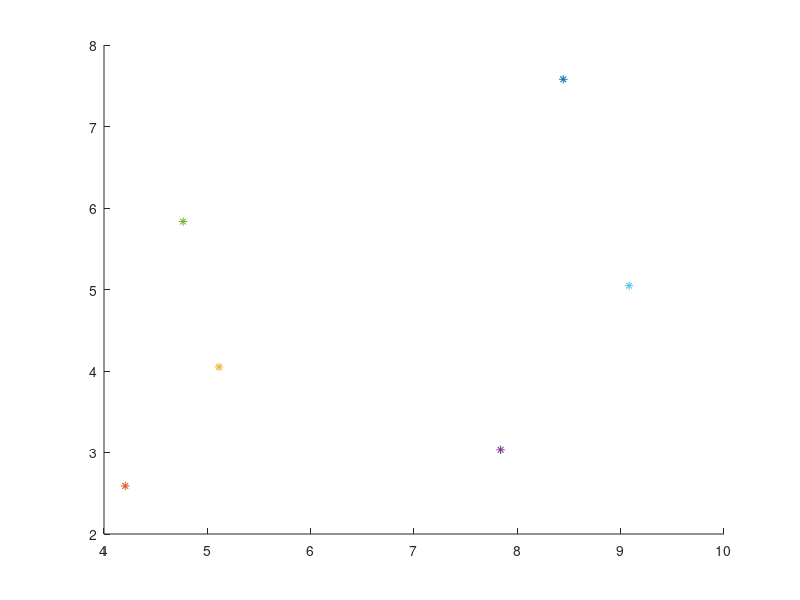

Reproduce this figure in MATLAB. (Note: this script raises an error after producing the figure.)
% This is like robot1, except we only use a Kalman filter.
% The goal is to study how the precision matrix changes.

seed = 0;
rand('state', seed);
randn('state', seed);

if 0
  T = 20;
  ctrl_signal = [repmat([1 0]', 1, T/4) repmat([0 1]', 1, T/4) ...
		 repmat([-1 0]', 1, T/4) repmat([0 -1]', 1, T/4)];
else
  T = 12;
  ctrl_signal = repmat([1 0]', 1, T);
end

nlandmarks = 6;
if 0
  true_landmark_pos = [1 1;
		    4 1;
		    4 4;
		    1 4]';
else
  true_landmark_pos = 10*rand(2,nlandmarks);
end
figure(1); clf
hold on
for i=1:nlandmarks
  %text(true_landmark_pos(1,i), true_landmark_pos(2,i), sprintf('L%d',i));
  plot(true_landmark_pos(1,i), true_landmark_pos(2,i), '*')
end
hold off

init_robot_pos = [0 0]';

true_robot_pos = zeros(2, T);
true_data_assoc = zeros(1, T);
true_rel_dist = zeros(2, T);
for t=1:T
  if t>1
    true_robot_pos(:,t) = true_robot_pos(:,t-1) + ctrl_signal(:,t);
  else
    true_robot_pos(:,t) = init_robot_pos + ctrl_signal(:,t);
  end
  %nn = argmin(dist2(true_robot_pos(:,t)', true_landmark_pos'));
  nn = wrap(t, nlandmarks); % observe 1, 2, 3, 4, 1, 2, ...
  true_data_assoc(t) = nn;
  true_rel_dist(:,t) = true_landmark_pos(:, nn) - true_robot_pos(:,t);
end

R = 1e-3*eye(2); % noise added to observation
Q = 1e-3*eye(2); % noise added to robot motion

% Create data set
obs_noise_seq = sample_gaussian([0 0]', R, T)';
obs_rel_pos = true_rel_dist + obs_noise_seq;
%obs_rel_pos = true_rel_dist;


%%%%%%%%%%%%%%%%%%%%%%%%%%%%%%%%%%%%
% Create params for inference

% X(t) = A X(t-1) + B U(t) + noise(Q)

% [L1]  = [1     ]  * [L1]       + [0]  * Ut  + [0   ]
% [L2]    [  1   ]    [L2]         [0]          [ 0  ]
% [R ]t   [     1]    [R ]t-1      [1]          [   Q]

% Y(t)|S(t)=s  = C(s) X(t) + noise(R)
% Yt|St=1 = [1 0 -1]  * [L1]  + R
%                       [L2]    
%                       [R ]    

% Create indices into block structure
bs = 2*ones(1, nlandmarks+1); % sizes of blocks in state space
robot_block =  block(nlandmarks+1, bs);
for i=1:nlandmarks
  landmark_block(:,i) = block(i, bs)';
end
Xsz = 2*(nlandmarks+1); % 2 values for each landmark plus robot
Ysz = 2; % observe relative location
Usz = 2; % input is (dx, dy)


% create block-diagonal trans matrix for each switch
A = zeros(Xsz, Xsz);
for i=1:nlandmarks
  bi = landmark_block(:,i);
  A(bi, bi) = eye(2);
end
bi = robot_block;
A(bi, bi) = eye(2);
A = repmat(A, [1 1 nlandmarks]); % same for all switch values

% create block-diagonal system cov


Qbig = zeros(Xsz, Xsz);
bi = robot_block;
Qbig(bi,bi) = Q; % only add noise to robot motion
Qbig = repmat(Qbig, [1 1 nlandmarks]);

% create input matrix
B = zeros(Xsz, Usz);
B(robot_block,:) = eye(2); % only add input to robot position
B = repmat(B, [1 1 nlandmarks]);

% create observation matrix for each value of the switch node
% C(:,:,i) = (0 ... I ... -I) where the I is in the i'th posn.
% This computes L(i) - R
C = zeros(Ysz, Xsz, nlandmarks);
for i=1:nlandmarks
  C(:, landmark_block(:,i), i) = eye(2); 
  C(:, robot_block, i) = -eye(2);
end

% create observation cov for each value of the switch node
Rbig = repmat(R, [1 1 nlandmarks]);

% initial conditions
init_x = zeros(Xsz, 1);
init_v = zeros(Xsz, Xsz);
bi = robot_block;
init_x(bi) = init_robot_pos;
init_V(bi, bi) = 1e-5*eye(2); % very sure of robot posn
for i=1:nlandmarks
  bi = landmark_block(:,i);
  init_V(bi,bi)= 1e5*eye(2); % very uncertain of landmark psosns
  %init_x(bi) = true_landmark_pos(:,i);
  %init_V(bi,bi)= 1e-5*eye(2); % very sure of landmark psosns
end

[xsmooth, Vsmooth] = kalman_filter(obs_rel_pos, A, C, Qbig, Rbig, init_x, init_V, ...
				     'model', true_data_assoc, 'u', ctrl_signal, 'B', B);

est_robot_pos = xsmooth(robot_block, :);
est_robot_pos_cov = Vsmooth(robot_block, robot_block, :);

for i=1:nlandmarks
  bi = landmark_block(:,i);
  est_landmark_pos(:,i) = xsmooth(bi, T);
  est_landmark_pos_cov(:,:,i) = Vsmooth(bi, bi, T);
end



P = zeros(size(Vsmooth));
for t=1:T
  P(:,:,t) = inv(Vsmooth(:,:,t));
end

figure(1)
for t=1:T
  subplot(T/2,2,t)
  imagesc(P(1:2:end,1:2:end, t))
  colorbar
end

figure(2)
for t=1:T
  subplot(T/2,2,t)
  imagesc(Vsmooth(1:2:end,1:2:end, t))
  colorbar
end



% marginalize out robot position and then check structure
bi = landmark_block(:);
V = Vsmooth(bi,bi,T); 
P = inv(V);
P(1:2:end,1:2:end)
